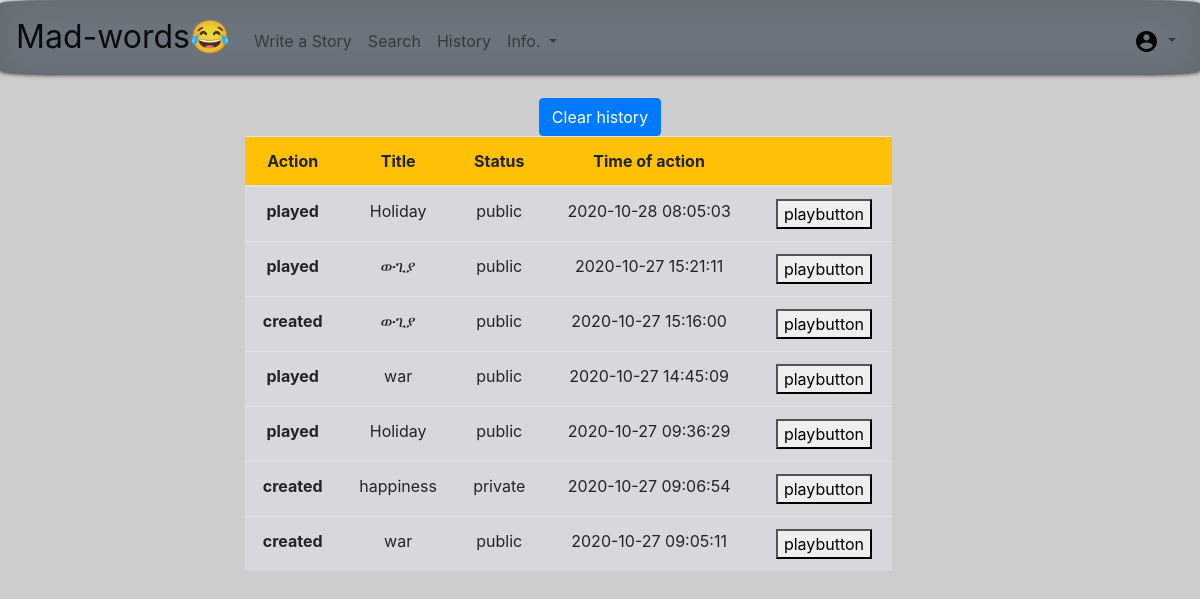
Screenshot of /history (signed in) with the database file from the repository.
### tables this page shows
CREATE TABLE 'history' ('id' integer PRIMARY KEY NOT NULL, 'person_id' integer, 'title' varchar(255), 'numofwords' INTEGER, 'theme' varchar(255), 'status' varchar(255), 'played' varchar(255), 'keys' varchar(255), 'story' varchar(255),'time' datetime);

### application.py (the view, shortened to what this page needs)
@app.route("/history", methods=["GET", "POST"])
@login_required
def history():
    if request.method == "GET":
       table= db.execute("SELECT * FROM history WHERE person_id=:person_id ORDER BY time DESC",person_id=session["user_id"])
       return render_template("history.html", table=table)

### application.py (called while the page is built)
@app.after_request
def after_request(response):
    response.headers["Cache-Control"] = "no-cache, no-store, must-revalidate"
    response.headers["Expires"] = 0
    response.headers["Pragma"] = "no-cache"
    return response

### helpers.py (called while the page is built)
def login_required(f):
    @wraps(f)
    def decorated_function(*args, **kwargs):
        if session.get("user_id") is None:
            return redirect("/login")
        return f(*args, **kwargs)
    return decorated_function

### templates/history.html (shortened to what this page needs)
{% extends "layout.html" %}
{% block main %}
<form action="/history" method="post">
<button value="delete" style="display:inline-block;" class="btn btn-primary" name="button">Clear history</button>
</form>
    <div id="to"><table class="table" >
  <thead>
    <tr class="bg-warning">
        <th scope="col">Action</th>
        <th scope="col">Title</th>
        <th scope="col">Status</th>
        <th scope="col">Time of action</th>
        <th scope="col"></th>
    </tr>
  </thead>
  <tbody>
    {% for tab in table %}
    <tr class="table-secondary">
        <th scope="row" >{{tab["played"]}}</th>
        <td>{{tab["title"]}}</td>
        <td>{{tab["status"]}}</td>
        <td>{{tab["time"]}}</td>
        <form action="/history" method="post">
      <td><button value="{{tab['id']}}"  name="button">playbutton</button></td>
      </form>
        </tr>
        {% endfor %}
        </tbody>
    </table>
    </div>
{% endblock %}

### templates/layout.html (shortened to what this page needs)
<!DOCTYPE html>
<html>
    <head>
        <link href="https://maxcdn.bootstrapcdn.com/bootstrap/4.1.3/css/bootstrap.min.css" rel="stylesheet">
        <link href="/static/styles.css" rel="stylesheet">
        </head>
    <body>
         <nav style="position:fixed;top: 0px;width:100%;z-index: 5;"class="navbar navbar-expand-md navbar-light bg-secondary">
            <a class="navbar-brand" href="/">Mad-words😂</a>
            <div class="collapse navbar-collapse" id="navbar">
                {% if session.user_id %}
                    <ul class="navbar-nav mr-auto mt-2">
                        <li class="nav-item"><a class="nav-link" href="/create">Write a Story</a></li>
                        <li class="nav-item"><a class="nav-link" href="/search">Search</a></li>
                        <li class="nav-item"><a class="nav-link" href="/history">History</a></li>
                        <li class="nav-item dropdown">
                            <a class="nav-link dropdown-toggle" href="#" id="navbarDropdownMenuLink" role="button" data-toggle="dropdown" aria-haspopup="true" aria-expanded="false">
                                Info.
                            </a>
                        </li>
                    </ul>
                   <ul class="navbar-nav ml-auto mt-2">
                        <li class="nav-item dropdown">
                            <a class="nav-link dropdown-toggle" href="#"margin-right="100px" id="navbarDropdownMenuLink" role="button" data-toggle="dropdown" aria-haspopup="true" aria-expanded="false">
                            </a>
                        </li>
                    </ul>
                {% endif %}
            </div>
        </nav>
        <main id="div" style=" margin-top: 50px;" class="container p-5">
            {% block main %}{% endblock %}
        </main>
    </body>
</html>

### static/styles.css (style rules this page uses)
html,body { max-width:100%; background: linear-gradient(rgba(0.5,0.6,0.5,0.1),rgba(0.5,0.6,0.5,0.1)), url("https://i.ytimg.com/vi/PKnu4laWgSY/maxresdefault.jpg") no-repeat center center fixed; -webkit-background-size: cover; -moz-background-size: cover; -o-background-size: cover; background-size: cover; }
nav { box-shadow:0 1px 4px rgba(0,0,0,0.8), 0 0 40px rgba(0,0,0,0.1) inset; }
body { top: 0px !important; }
nav .navbar-brand { font-size: xx-large; max-width:100%; }
nav { border-radius:5%; position: fixed; }
main { overflow-x: auto; text-align: center; }

### templates/history.html (style rules this page uses)
.table { width:62%; margin-left:16%; }

### rows the page displays
history: played "played", title "Holiday", status "public", time "2020-10-28 08:05:03", {{ tab['id'] }} 11 (drawn)
history: played "played", title "ውጊያ", status "public", time "2020-10-27 15:21:11", {{ tab['id'] }} 9 (drawn)
history: played "created", title "ውጊያ", status "public", time "2020-10-27 15:16:00", {{ tab['id'] }} 8 (drawn)
history: played "played", title "war", status "public", time "2020-10-27 14:45:09", {{ tab['id'] }} 7 (drawn)
history: played "played", title "Holiday", status "public", time "2020-10-27 09:36:29", {{ tab['id'] }} 6 (drawn)
history: played "created", title "happiness", status "private", time "2020-10-27 09:06:54", {{ tab['id'] }} 2 (drawn)
history: played "created", title "war", status "public", time "2020-10-27 09:05:11", {{ tab['id'] }} 1 (drawn)
